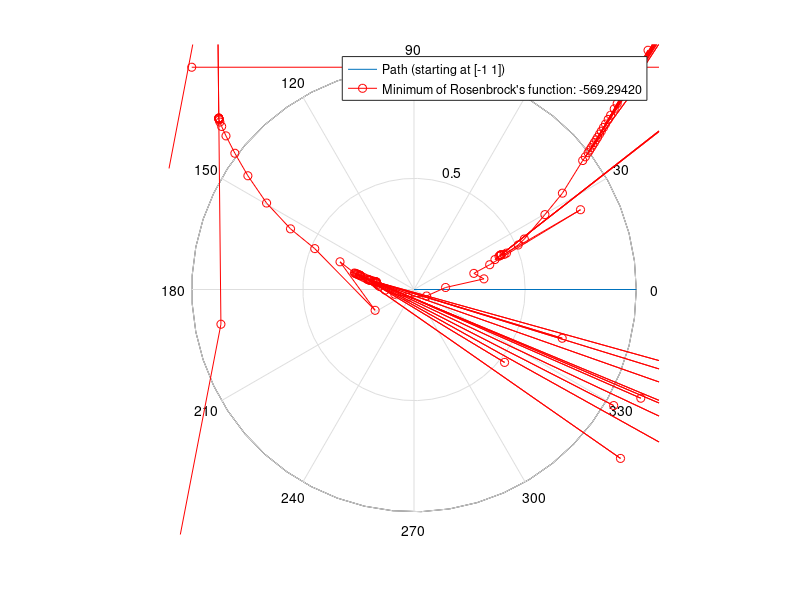

The MATLAB source for this figure: (Note: this script raises an error after producing the figure.)
%part c) of project: using BFGS
clc;clear;

%setup according to the problem
x = -2:0.01:3;
y = -2:0.01:4;
starts = [-1 1; 0 1; 2 1];

%for graphing
[X, Y] = meshgrid(x,y);
p = rose(X,Y); %we're actually finding the maximum after all

%SETUP FOR BFGS

dCx =  @(x,y)2*x - 400*x*(- x.^2 + y) - 2; %partial derivative by x
dCy =@(x,y)-200*x.^2 + 200*y; %partial derivative by y
%delC = [dCx;dCy]; gradient of C, informational purposes (implemented in
%for loop)


for i = 1:3 %do the problem for each starting point
    
    guess0 = starts(i,:)';
    
    B0 = eye(2); %initial Hessian approximation
    tol = 1e-6;
    error = 1;
    n = 0;
    fval0 = rose(guess0(1),guess0(2));
    
    path = guess0;
        
    fprintf('\n\nBFGS method:\n')
    while error > tol
        x0 = guess0(1); %quality of life
        y0 = guess0(2);
        
        step = B0\(-[dCx(x0,y0);dCy(x0,y0)]);
        guess = guess0 + step;
    
        x1 = guess(1); %quality of life again
        y1 = guess(2);
        fval = rose(x1,y1);
    
        Bcorr = ([dCx(x1,y1);dCy(x1,y1)] - [dCx(x0,y0);dCy(x0,y0)]);
        B = B0 + ((Bcorr*Bcorr')/(Bcorr'*step)) - (B0*step*step'*B0)/(step'*B0*step); %potential problem
    
        path = [path guess];
        error = abs(norm(B0-B,2));
        B0 = B;
        guess0 = guess;
        fval0 = fval;
        n = n+1;
    
        fprintf('n = %2d  x = %4.4f  y = %4.4f  fval = %4.4f  error = %4.6f\n',n,guess(1),guess(2),fval,error)
    end
    
    figure(i)
    hold on
    %plot(guess0(1),guess0(2),'blackx','Linewidth',2)
    plot(path(1,:),path(2,:),'r-o');
    lstring = sprintf('Minimum of Rosenbrock''s function: %4.5f',fval);
    pathstring = sprintf('Path (starting at [%d %d])',path(1,1),path(2,1));
    plot(guess0(1),guess0(2),'blackx','Linewidth',2)
    legend(pathstring,lstring)
    
    
    contour(X,Y,p,80)
    title('Contour map Rosenbrock''s function')
    axis([-2 3 -2 4])
    hold off;
    
end